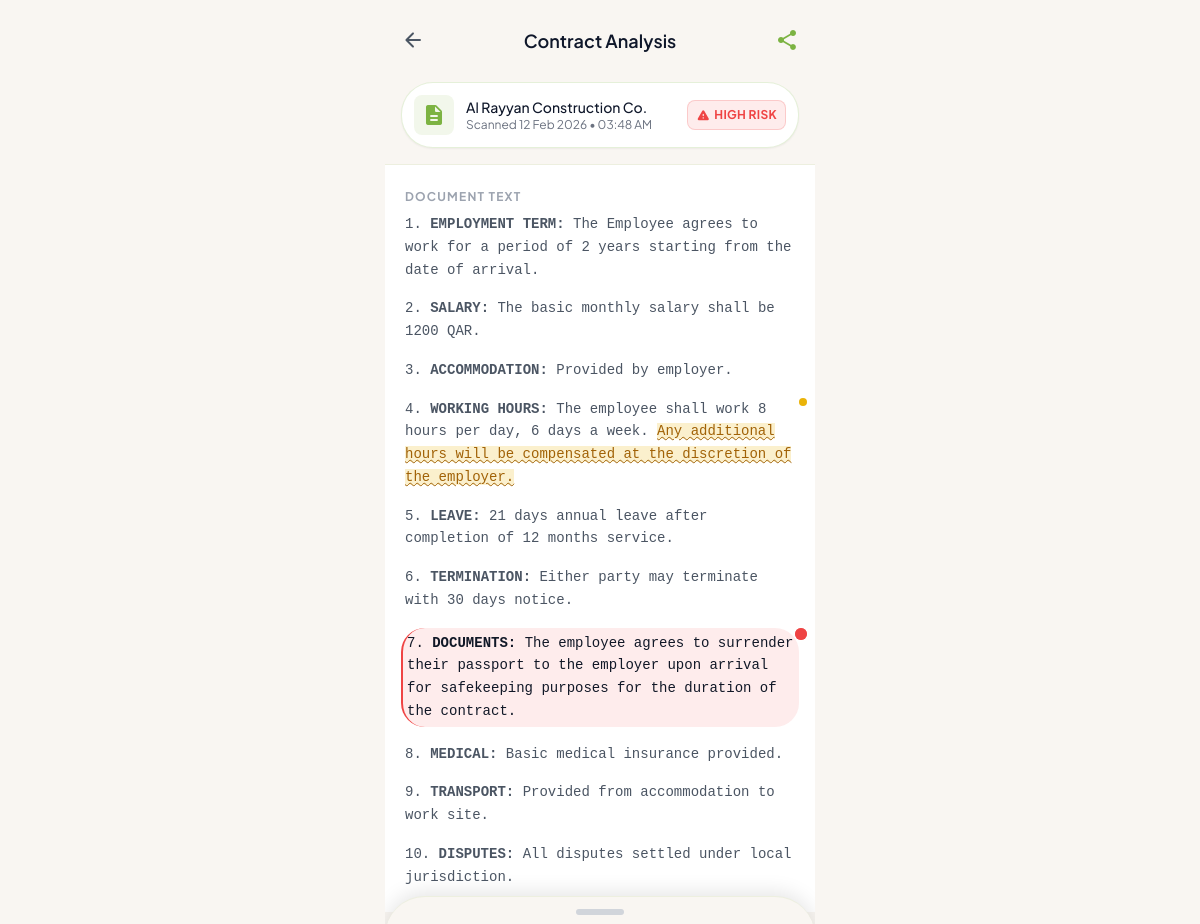
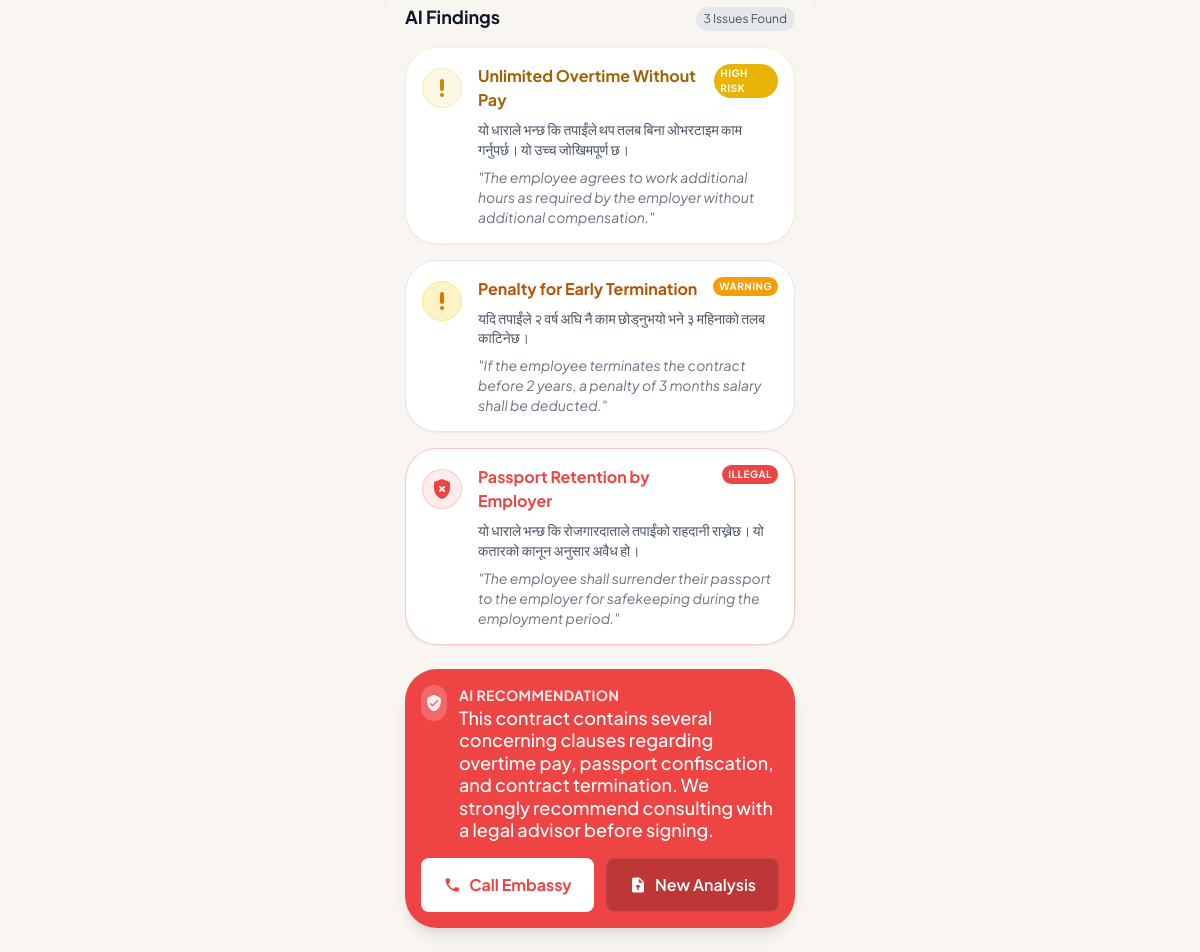
The page /clause-analysis/1/ (signed in) on the database its author committed (2 pictures, top to bottom).
### main/models.py (models this page shows, shortened)
class ContractAnalysis(models.Model):
    class RiskLevel(models.TextChoices):
        LOW = 'low', 'Low'
        MEDIUM = 'medium', 'Medium'
        HIGH = 'high', 'High'
    user = models.ForeignKey(
        settings.AUTH_USER_MODEL,
        on_delete=models.CASCADE,
        related_name='contract_analyses',
    )
    employer_name = models.CharField(max_length=200, blank=True)
    file = models.FileField(upload_to='contracts/')
    analyzed_at = models.DateTimeField(auto_now_add=True)
    risk_score = models.PositiveSmallIntegerField(
        default=0,
        help_text='Overall risk score 0–100',
    )
    risk_level = models.CharField(
        max_length=10,
        choices=RiskLevel.choices,
        default=RiskLevel.LOW,
    )
    ai_recommendation = models.TextField(
        blank=True,
        help_text='AI-generated overall recommendation text',
    )
    ai_recommendation_ne = models.TextField(
        blank=True,
        help_text='Nepali translation of the recommendation',
    )
    class Meta:
        verbose_name_plural = 'Contract analyses'
        ordering = ['-analyzed_at']

class FlaggedClause(models.Model):
    class Severity(models.TextChoices):
        ILLEGAL = 'illegal', 'Illegal'
        HIGH_RISK = 'high_risk', 'High Risk'
        WARNING = 'warning', 'Warning'
        INFO = 'info', 'Info'
    analysis = models.ForeignKey(
        ContractAnalysis,
        on_delete=models.CASCADE,
        related_name='flagged_clauses',
    )
    clause_reference = models.CharField(
        max_length=50,
        help_text='e.g. "Clause 14.2"',
    )
    title = models.CharField(max_length=200)
    severity = models.CharField(max_length=15, choices=Severity.choices)
    original_text = models.TextField(help_text='Original clause text in English')
    explanation_ne = models.TextField(
        blank=True,
        help_text='Plain-language Nepali explanation',
    )
    recommendation = models.TextField(blank=True)
    class Meta:
        ordering = ['clause_reference']

### main/views.py (the view)
# urls.py: path('clause-analysis/', views.detailed_ai_clause_analysis, name='detailed_ai_clause_analysis'),
@login_required(login_url='main:login')
def detailed_ai_clause_analysis(request, pk=None):
    if pk:
        analysis = get_object_or_404(ContractAnalysis, pk=pk, user=request.user)
    else:
        analysis = request.user.contract_analyses.first()
        if not analysis:
            return redirect('main:contract_analysis_upload')
    clauses = analysis.flagged_clauses.all()
    context = {
        'analysis': analysis,
        'clauses': clauses,
        'unread_count': _unread_count(request.user),
    }
    return render(request, 'main/detailed_ai_clause_analysis.html', context)

### main/views.py (called while the page is built)
def _unread_count(user):
    if user.is_authenticated:
        return user.notifications.filter(is_read=False).count()
    return 0

### templates/main/detailed_ai_clause_analysis.html (shortened to what this page needs)
{% extends 'base.html' %}
{% block main_class %}p-0{% endblock %}
{% block header %}
<header class="flex-none pt-4 pb-4 px-4 border-b border-primary/10 z-20">
    <div class="flex items-center justify-between mb-4">
        <button onclick="history.back()" class="p-2 -ml-2 rounded-full hover:bg-primary/10 transition-colors text-gray-600 dark:text-gray-300">
            <span class="material-icons-round text-2xl">arrow_back</span>
        </button>
        <h1 class="text-lg font-semibold text-center flex-1">Contract Analysis</h1>
        <button class="p-2 -mr-2 rounded-full hover:bg-primary/10 transition-colors text-primary">
            <span class="material-icons-round text-2xl">share</span>
        </button>
    </div>
    <div class="flex items-center justify-between bg-white dark:bg-zinc-800/50 p-3 rounded-xl border border-primary/20 shadow-sm backdrop-blur-sm">
        <div class="flex items-center gap-3 overflow-hidden">
            <div class="h-10 w-10 bg-primary/10 rounded-lg flex items-center justify-center flex-shrink-0 text-primary">
                <span class="material-icons-round">description</span>
            </div>
            <div class="min-w-0">
                <p class="text-sm font-medium truncate">{{ analysis.employer_name|default:'Contract' }}</p>
                <p class="text-xs text-gray-500 dark:text-gray-400">Scanned {{ analysis.analyzed_at|date:'d M Y' }} &bull; {{ analysis.analyzed_at|time:'h:i A' }}</p>
            </div>
        </div>
        <div class="flex-shrink-0 flex items-center gap-1 {% if analysis.risk_level == 'high' %}bg-danger/10 text-danger border-danger/20{% elif analysis.risk_level == 'low' %}bg-success/10 text-success border-success/20{% else %}bg-warning/10 text-warning border-warning/20{% endif %} px-2 py-1 rounded-lg border">
            <span class="material-icons-round text-sm">{% if analysis.risk_level == 'high' %}warning{% elif analysis.risk_level == 'low' %}check_circle{% else %}info{% endif %}</span>
            <span class="text-xs font-bold uppercase tracking-wide">{{ analysis.get_risk_level_display }} Risk</span>
        </div>
    </div>
</header>
{% endblock %}
{% block content %}
<div class="overflow-y-auto custom-scrollbar px-5 py-6 bg-white dark:bg-zinc-900">
    <div class="max-w-prose mx-auto">
        <p class="text-xs font-bold text-gray-400 mb-2 uppercase tracking-widest">Document Text</p>
        <div class="space-y-4 text-sm leading-relaxed text-gray-600 dark:text-gray-300 font-mono">
            <p>1. <span class="font-bold">EMPLOYMENT TERM:</span> The Employee agrees to work for a period of 2 years starting from the date of arrival.</p>
            <p>2. <span class="font-bold">SALARY:</span> The basic monthly salary shall be 1200 QAR.</p>
            <p>3. <span class="font-bold">ACCOMMODATION:</span> Provided by employer.</p>
            <p class="relative">
                4. <span class="font-bold">WORKING HOURS:</span> The employee shall work 8 hours per day, 6 days a week.
                <span class="bg-yellow-500/20 text-yellow-700 dark:text-yellow-200 underline decoration-wavy decoration-1 cursor-pointer">Any additional hours will be compensated at the discretion of the employer.</span>
                <span class="absolute -right-3 top-0 h-2 w-2 rounded-full bg-yellow-500 animate-pulse"></span>
            </p>
            <p>5. <span class="font-bold">LEAVE:</span> 21 days annual leave after completion of 12 months service.</p>
            <p>6. <span class="font-bold">TERMINATION:</span> Either party may terminate with 30 days notice.</p>
            <div class="relative p-1 -mx-1 rounded bg-danger/10 border-l-2 border-danger">
                <p class="text-gray-900 dark:text-white font-medium">
                    7. <span class="font-bold">DOCUMENTS:</span> The employee agrees to surrender their passport to the employer upon arrival for safekeeping purposes for the duration of the contract.
                </p>
                <span class="absolute -right-2 top-0 h-3 w-3 rounded-full bg-danger"></span>
            </div>
            <p>8. <span class="font-bold">MEDICAL:</span> Basic medical insurance provided.</p>
            <p>9. <span class="font-bold">TRANSPORT:</span> Provided from accommodation to work site.</p>
            <p>10. <span class="font-bold">DISPUTES:</span> All disputes settled under local jurisdiction.</p>
        </div>
    </div>
</div>
<div class="bg-background-light dark:bg-zinc-800 border-t border-primary/10 shadow-[0_-4px_20px_rgba(0,0,0,0.1)] z-10 rounded-t-2xl -mt-4">
    <div class="w-full flex justify-center pt-3 pb-1">
        <div class="w-12 h-1.5 rounded-full bg-gray-300 dark:bg-gray-600"></div>
    </div>
    <div class="px-5 pb-6 pt-2">
        <div class="flex justify-between items-end mb-4">
            <h2 class="text-lg font-bold">AI Findings</h2>
            <span class="text-xs bg-gray-200 dark:bg-white/10 px-2 py-1 rounded text-gray-600 dark:text-gray-400">{{ clauses|length }} Issue{{ clauses|length|pluralize }} Found</span>
        </div>
        <div class="space-y-4">
            {% for clause in clauses %}
            <div class="bg-white dark:bg-zinc-900 rounded-xl p-4 border {% if clause.severity == 'illegal' %}border-danger/30{% elif clause.severity == 'high_risk' %}border-yellow-500/20{% else %}border-slate-200{% endif %} shadow-sm">
                <div class="flex gap-4">
                    <div class="flex-shrink-0 mt-1">
                        <div class="w-10 h-10 rounded-full {% if clause.severity == 'illegal' %}bg-danger/10 text-danger border-danger/20{% elif clause.severity == 'high_risk' %}bg-yellow-500/10 text-yellow-600 dark:text-yellow-500 border-yellow-500/20{% else %}bg-amber-100 text-amber-600 border-amber-200{% endif %} flex items-center justify-center border">
                            <span class="material-icons-round">{% if clause.severity == 'illegal' %}gpp_bad{% else %}priority_high{% endif %}</span>
                        </div>
                    </div>
                    <div class="flex-1">
                        <div class="flex justify-between items-start">
                            <h3 class="font-bold {% if clause.severity == 'illegal' %}text-danger{% elif clause.severity == 'high_risk' %}text-yellow-700 dark:text-yellow-500{% else %}text-amber-700{% endif %} text-base">{{ clause.title }}</h3>
                            <span class="text-[10px] font-bold uppercase tracking-wider text-white {% if clause.severity == 'illegal' %}bg-danger{% elif clause.severity == 'high_risk' %}bg-yellow-500{% else %}bg-amber-500{% endif %} px-1.5 py-0.5 rounded">{{ clause.get_severity_display }}</span>
                        </div>
                        <p class="text-sm text-gray-600 dark:text-gray-400 leading-snug mt-2">{{ clause.explanation_ne }}</p>
                        {% if clause.original_text %}
                        <p class="text-sm text-gray-500 mt-2 italic">"{{ clause.original_text|truncatewords:20 }}"</p>
                        {% endif %}
                    </div>
                </div>
            </div>
            {% empty %}
            <div class="text-center py-4">
                <span class="material-symbols-rounded text-success text-3xl">verified</span>
                <p class="text-sm text-gray-500 mt-1">No issues found in this contract.</p>
            </div>
            {% endfor %}
        </div>
        {% if analysis.ai_recommendation %}
        <div class="mt-6 {% if analysis.risk_level == 'high' %}bg-danger{% elif analysis.risk_level == 'low' %}bg-success{% else %}bg-warning{% endif %} text-white rounded-xl shadow-lg p-4">
            <div class="flex items-start gap-3">
                <span class="material-icons-round text-white/90 bg-white/20 rounded-full p-1 text-lg">verified_user</span>
                <div>
                    <h3 class="font-bold text-sm uppercase tracking-wide opacity-90">AI Recommendation</h3>
                    <p class="font-medium text-lg leading-tight mt-0.5">{{ analysis.ai_recommendation }}</p>
                </div>
            </div>
            <div class="grid grid-cols-2 gap-3 mt-4">
                <a href="{% url 'main:embassy_contact_directory' %}" class="flex items-center justify-center gap-2 bg-white {% if analysis.risk_level == 'high' %}text-danger{% elif analysis.risk_level == 'low' %}text-success{% else %}text-warning{% endif %} font-bold py-3 px-4 rounded-lg">
                    <span class="material-icons-round text-lg">call</span> Call Embassy
                </a>
                <a href="{% url 'main:contract_analysis_upload' %}" class="flex items-center justify-center gap-2 bg-black/20 text-white font-semibold py-3 px-4 rounded-lg border border-white/10">
                    <span class="material-icons-round text-lg">upload_file</span> New Analysis
                </a>
            </div>
        </div>
        {% endif %}
    </div>
</div>
{% endblock %}

### templates/base.html (style rules this page uses)
body { font-family: 'Plus Jakarta Sans', sans-serif; -webkit-tap-highlight-color: transparent; }

### rows shown on the page
ContractAnalysis: employer_name "Al Rayyan Construction Co.", analyzed_at "12 Feb 2026", analyzed_at "03:48 AM", risk_level "HIGH", ai_recommendation "This contract contains several concerning clauses regarding overtime pay, passport confiscation, and contract termination. We strongly recommend consulting with a legal advisor before signing."
FlaggedClause: title "Unlimited Overtime Without Pay", severity "HIGH RISK", explanation_ne "यो धाराले भन्छ कि तपाईंले थप तलब बिना ओभरटाइम काम गर्नुपर्छ। यो उच्च जोखिमपूर्ण छ।", original_text "The employee agrees to work additional hours as required by the employer without additional compensation."
FlaggedClause: title "Penalty for Early Termination", severity "WARNING", explanation_ne "यदि तपाईंले २ वर्ष अघि नै काम छोड्नुभयो भने ३ महिनाको तलब काटिनेछ।", original_text "If the employee terminates the contract before 2 years, a penalty of 3 months salary shall be deducted."
FlaggedClause: title "Passport Retention by Employer", severity "ILLEGAL", explanation_ne "यो धाराले भन्छ कि रोजगारदाताले तपाईंको राहदानी राख्नेछ। यो कतारको कानून अनुसार अवैध हो।", original_text "The employee shall surrender their passport to the employer for safekeeping during the employment period."

### other values the page prints
{{ clauses|length }} "3"
